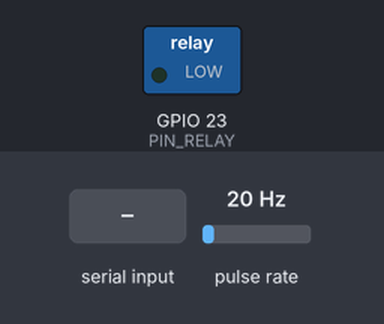
Simulated run of this sketch. Board: ESP32. On the bench: switched loads named in the sketch (green lamp = pin HIGH). Wiring (inferred from the names in the program): pulse sensor: data GPIO 22. The inputs (shaded band) are chosen by the test bench; at power-on: pulse rate 20 Hz. WiFi joins after 1.5 s; servers stay silent unless stated; uploads are accepted with an empty reply; what the sketch prints to the serial monitor is not drawn.

Above: at 7.7 s.
7.8 s: pulse rate (sensor on GPIO 22) set to 8 Hz
10.8 s: pulse rate (sensor on GPIO 22) set to 5 Hz
At 12.6 s:
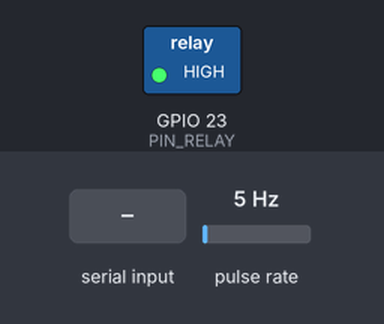
13.5 s: "open" received over Serial
At 13.9 s:
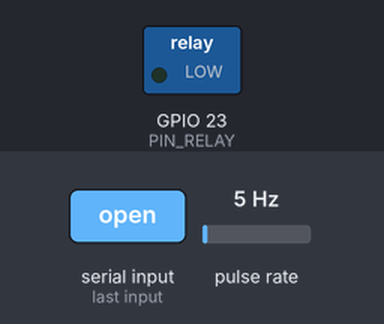
15.0 s: "close" received over Serial
At 17.0 s:
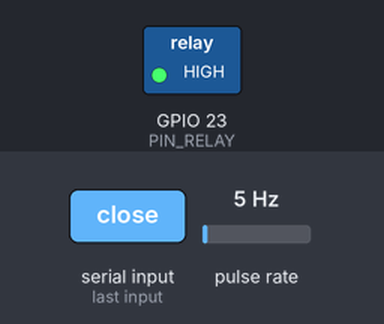
Timing chart, 0 to 18.5 s (numbered marks = the images above; inputs shaded):
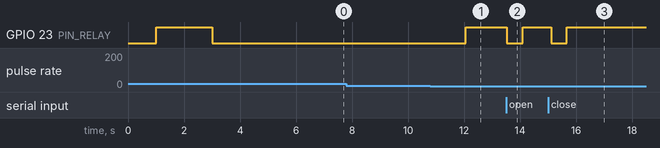

The sketch:

WaterLeakGuardian_ESP32.ino
```cpp
#include <Arduino.h>
#include <WiFi.h>
#include <HTTPClient.h>
#include <ArduinoJson.h>

// ============================================================
// CONFIGURATION
// ============================================================

// --- WIFI ---
#define WIFI_SSID "Mokalux_6G"
#define WIFI_PASSWORD "987654321"
#define LEAK_CRITICAL_THRESHOLD 15.0

// --- API ---
// Badl l'IP b l'IP dyal pc dyalk, w t2kd bli rak mdemarri l'backend b:
// php artisan serve --host=0.0.0.0 --port=8000
String serverName = "http://192.168.11.127:8000/api/water-data";

// --- GPIO ---
#define PIN_FLOW_SENSOR 22
#define PIN_RELAY 23

// --- RELAY TYPE: ACTIVE-LOW ---
#define RELAY_ON  HIGH
#define RELAY_OFF LOW

// ============================================================
// FLOW SENSOR
// ============================================================
volatile int pulseCount = 0;
float flowRate = 0;
float totalLiters = 0;
#define FLOW_CALIBRATION 7.5
#define MEASURE_INTERVAL_MS 1000
unsigned long lastMeasure = 0;

// ============================================================
// MODES
// ============================================================
enum SystemMode { MODE_AUTO, MODE_MANUAL };
SystemMode currentMode = MODE_AUTO;

// ============================================================
// LEAK DETECTION
// ============================================================
// للـ demo فقط — اعتبر أي flow < 5 L/min هو "تسرب صامت"
#define LEAK_SMALL_THRESHOLD     5.0    // بدل 1.0
#define LEAK_SMALL_CONFIRM_MS    8000   // 8 ثواني بدل 60#define LEAK_CRITICAL_THRESHOLD  15.0
#define LEAK_CRITICAL_CONFIRM_MS 500
#define CONTINUOUS_USAGE_MS      1200000

enum LeakStatus {
  STATUS_NORMAL,
  STATUS_LEAK_SUSPECTED,
  STATUS_CRITICAL_LEAK,
  STATUS_CONTINUOUS_USAGE
};

LeakStatus currentStatus = STATUS_NORMAL;
bool leakDetected = false;
bool valveOpen = true;

unsigned long flowStartTime = 0;
unsigned long smallLeakStart = 0;
unsigned long lastNotification = 0;
#define NOTIFICATION_COOLDOWN_MS 30000

// ============================================================
// INTERRUPT
// ============================================================
void IRAM_ATTR flowPulse() {
  pulseCount++;
}

// ============================================================
// VALVE CONTROL — مصلح
// ============================================================
void openValve() {
  digitalWrite(PIN_RELAY, RELAY_OFF);  // active-low: OFF = HIGH = فتح
  valveOpen = true;
  Serial.println("[VALVE] OPENED ✅");
}

void closeValve() {
  digitalWrite(PIN_RELAY, RELAY_ON);   // active-low: ON = LOW = غلق
  valveOpen = false;
  Serial.println("[VALVE] CLOSED 🔒");
}

// ============================================================
// WIFI
// ============================================================
void connectWiFi() {
  Serial.print("Connecting WiFi");
  WiFi.begin(WIFI_SSID, WIFI_PASSWORD);
  int attempts = 0;
  while (WiFi.status() != WL_CONNECTED && attempts < 30) {
    delay(500);
    Serial.print(".");
    attempts++;
  }
  if (WiFi.status() == WL_CONNECTED) {
    Serial.println("\nWiFi Connected ✅");
    Serial.print("IP: ");
    Serial.println(WiFi.localIP());
  } else {
    Serial.println("\nWiFi FAILED - continuing offline");
  }
}

// ============================================================
// MODE
// ============================================================
void setMode(SystemMode mode) {
  currentMode = mode;
  Serial.print("[MODE] ");
  Serial.println(mode == MODE_AUTO ? "AUTO 🤖" : "MANUAL 👤");
}

// ============================================================
// SEND TO API & CHECK FOR APP COMMANDS
// ============================================================
void sendToAPI(bool forceNotification = false) {
  if (WiFi.status() != WL_CONNECTED) {
    Serial.println("[API] WiFi not connected");
    return;
  }

  HTTPClient http;
  http.setTimeout(3000);
  http.begin(serverName);
  http.addHeader("Content-Type", "application/json");

  String statusStr;
  switch(currentStatus) {
    case STATUS_NORMAL:           statusStr = "normal"; break;
    case STATUS_LEAK_SUSPECTED:   statusStr = "leak_suspected"; break;
    case STATUS_CRITICAL_LEAK:    statusStr = "critical_leak"; break;
    case STATUS_CONTINUOUS_USAGE: statusStr = "continuous_usage"; break;
    default:                      statusStr = "unknown";
  }

  String modeStr = (currentMode == MODE_AUTO) ? "auto" : "manual";

  String json = "{";
  json += "\"flow_rate\":"    + String(flowRate, 2);
  json += ",\"total_liters\":" + String(totalLiters, 3);
  json += ",\"status\":\""    + statusStr + "\"";
  json += ",\"valve_open\":"  + String(valveOpen ? "true" : "false");
  json += ",\"mode\":\""      + modeStr + "\"";
  json += ",\"leak_detected\":" + String(leakDetected ? "true" : "false");
  json += ",\"force_notify\":" + String(forceNotification ? "true" : "false");
  json += ",\"device_id\":\"WLG_001\"";
  json += "}";

  int code = http.POST(json);
  Serial.print("[API] HTTP: ");
  Serial.println(code);

  // --- MODIFICATION ICI : Lire la reponse de Laravel ---
  if (code == 200 || code == 201) {
    String response = http.getString();

    // Parse JSON
    JsonDocument doc;
    DeserializationError error = deserializeJson(doc, response);

    if (!error) {
      // Vérifier wach l'application mobile saftat chi command dyal vanne (open/close)
      if (doc.containsKey("command") && !doc["command"].isNull()) {
        String cmd = doc["command"].as<String>();
        Serial.print("[API] Command received from App: ");
        Serial.println(cmd);

        if (cmd == "open" && !valveOpen) {
          openValve();
          // Reset leak status because user forced open via app
          leakDetected = false;
          currentStatus = STATUS_NORMAL;
          flowStartTime = 0;
          smallLeakStart = 0;
        }
        else if (cmd == "close" && valveOpen) {
          closeValve();
        }
      }
    } else {
      Serial.println("[API] JSON parsing failed");
    }
  }

  http.end();
}

// ============================================================
// LEAK DETECTION
// ============================================================
void detectLeak(unsigned long now) {

  // لا يوجد تدفق — أو noise صغير جداً
  if (flowRate < 0.05) {
    // فقط نريسيت إلا كنا في NORMAL أصلاً أو continuous
    // نبقاو نحافظ على smallLeakStart إلا كنا في suspected
    if (currentStatus == STATUS_NORMAL || currentStatus == STATUS_CONTINUOUS_USAGE) {
      flowStartTime = 0;
      smallLeakStart = 0;
    }
    // إلا كان STATUS_LEAK_SUSPECTED — ما نمحيوش العداد
    // نبقاو نشوفو — التسرب الصامت غالباً ما يوقفش تماماً
    return;
  }

  // تسرب حرج
  if (flowRate > LEAK_CRITICAL_THRESHOLD) {
    if (flowStartTime == 0) flowStartTime = now;
    if (now - flowStartTime >= LEAK_CRITICAL_CONFIRM_MS) {
      currentStatus = STATUS_CRITICAL_LEAK;
      leakDetected = true;
      Serial.println("🚨 CRITICAL LEAK!");
      if (currentMode == MODE_AUTO) {
        closeValve();
        Serial.println("   → [AUTO] Valve CLOSED");
      }
      if (now - lastNotification >= NOTIFICATION_COOLDOWN_MS || lastNotification == 0) {
        sendToAPI(true);
        lastNotification = now;
      }
    }
    return;
  }

  // تسرب صامت — الأهم: ما نريستيش smallLeakStart بسبب تذبذب صغير
  if (flowRate >= 0.05 && flowRate < LEAK_SMALL_THRESHOLD) {
    if (smallLeakStart == 0) smallLeakStart = now;
    currentStatus = STATUS_LEAK_SUSPECTED;

    Serial.print("[SILENT LEAK] Timer: ");
    Serial.print((now - smallLeakStart) / 1000);
    Serial.println("s");

    if (now - smallLeakStart >= LEAK_SMALL_CONFIRM_MS) {
      leakDetected = true;
      Serial.println("⚠️ SUSPECTED LEAK CONFIRMED!");
      if (currentMode == MODE_AUTO) {
        closeValve();
        Serial.println("   → [AUTO] Valve CLOSED");
      }
      if (now - lastNotification >= NOTIFICATION_COOLDOWN_MS || lastNotification == 0) {
        sendToAPI(true);
        lastNotification = now;
      }
    }
    return;
  }

  // استخدام عادي
  if (flowRate >= LEAK_SMALL_THRESHOLD && flowRate <= LEAK_CRITICAL_THRESHOLD) {
    smallLeakStart = 0; // نريسيت التسرب الصامت — الماء يجري بشكل طبيعي
    if (flowStartTime == 0) flowStartTime = now;
    currentStatus = STATUS_NORMAL;

    if (now - flowStartTime >= CONTINUOUS_USAGE_MS) {
      currentStatus = STATUS_CONTINUOUS_USAGE;
      if (now - lastNotification >= NOTIFICATION_COOLDOWN_MS || lastNotification == 0) {
        sendToAPI(true);
        lastNotification = now;
      }
    }
  }
}

// ============================================================
// SETUP
// ============================================================
void setup() {
  Serial.begin(115200);
  delay(1000);

  pinMode(PIN_RELAY, OUTPUT);
  pinMode(PIN_FLOW_SENSOR, INPUT_PULLUP);

  // اختبار الـ relay عند البداية
  Serial.println("\n========================================");
  Serial.println("   🔧 RELAY TEST");
  Serial.println("========================================");
  Serial.println("Testing CLOSE...");
  closeValve();
  delay(2000);
  Serial.println("Testing OPEN...");
  openValve();
  delay(2000);
  Serial.println("========================================\n");

  // الصمام مفتوح بالبداية
  openValve();

  connectWiFi();

  attachInterrupt(digitalPinToInterrupt(PIN_FLOW_SENSOR), flowPulse, RISING);

  setMode(MODE_AUTO);

  Serial.println("========================================");
  Serial.println("   💧 WATER LEAK GUARDIAN READY");
  Serial.println("========================================");
  Serial.println("  M → Toggle Mode (AUTO/MANUAL)");
  Serial.println("  O → Open Valve");
  Serial.println("  C → Close Valve");
  Serial.println("  R → Reset System");
  Serial.println("  T → Test Valve (toggle)");
  Serial.println("========================================");
}

// ============================================================
// LOOP
// ============================================================
void loop() {
  unsigned long now = millis();

  // حساب التدفق
  if (now - lastMeasure >= MEASURE_INTERVAL_MS) {
    detachInterrupt(digitalPinToInterrupt(PIN_FLOW_SENSOR));

    float elapsed = (now - lastMeasure) / 1000.0;
    flowRate = (pulseCount / FLOW_CALIBRATION) / elapsed * 60.0;
    totalLiters += (pulseCount / FLOW_CALIBRATION);

    if (flowRate > 50.0) flowRate = 0;
    if (pulseCount > 2000) pulseCount = 0;

    Serial.print("Flow: ");
    Serial.print(flowRate);
    Serial.print(" L/min | Total: ");
    Serial.print(totalLiters);
    Serial.print(" L | Valve: ");
    Serial.print(valveOpen ? "OPEN ✅" : "CLOSED 🔒");
    Serial.print(" | Mode: ");
    Serial.println(currentMode == MODE_AUTO ? "AUTO 🤖" : "MANUAL 👤");

    pulseCount = 0;
    lastMeasure = now;

    attachInterrupt(digitalPinToInterrupt(PIN_FLOW_SENSOR), flowPulse, RISING);
  }

  // كشف التسرب
  detectLeak(now);

  // إرسال البيانات كل 5 ثواني
  static unsigned long lastSend = 0;
  if (now - lastSend >= 5000) {
    sendToAPI();
    lastSend = now;
  }

  // أوامر Serial
  if (Serial.available()) {
    char cmd = Serial.read();
    switch (cmd) {
      case 'M': case 'm':
        setMode(currentMode == MODE_AUTO ? MODE_MANUAL : MODE_AUTO);
        break;

      case 'O': case 'o':
        leakDetected = false;
        currentStatus = STATUS_NORMAL;
        flowStartTime = 0;
        smallLeakStart = 0;
        openValve();
        Serial.println("[CMD] Valve OPENED by user");
        break;

      case 'C': case 'c':
        closeValve();
        Serial.println("[CMD] Valve CLOSED by user");
        break;

      case 'R': case 'r':
        leakDetected = false;
        currentStatus = STATUS_NORMAL;
        totalLiters = 0;
        flowStartTime = 0;
        smallLeakStart = 0;
        openValve();
        Serial.println("[CMD] System RESET");
        break;

      case 'T': case 't':
        Serial.println("[TEST] Toggling valve...");
        if (valveOpen) {
          closeValve();
        } else {
          openValve();
        }
        break;
    }
  }

  delay(50);
}
```

Measured:
- the behaviour switches between 7 and 6 Hz on pulse rate (sensor on GPIO 22) (found by bisection; images 0 and 1)
- after the input at 7.8 s, every drawn part: stays the same
- after the input at 10.8 s, GPIO 23 (PIN_RELAY): LOW → HIGH after 1.3 s
- after the input at 13.5 s, GPIO 23 (PIN_RELAY): HIGH → LOW at once, → HIGH 0.56 s later
- after the input at 15.0 s, GPIO 23 (PIN_RELAY): HIGH → LOW after 0.12 s, → HIGH 0.56 s later
